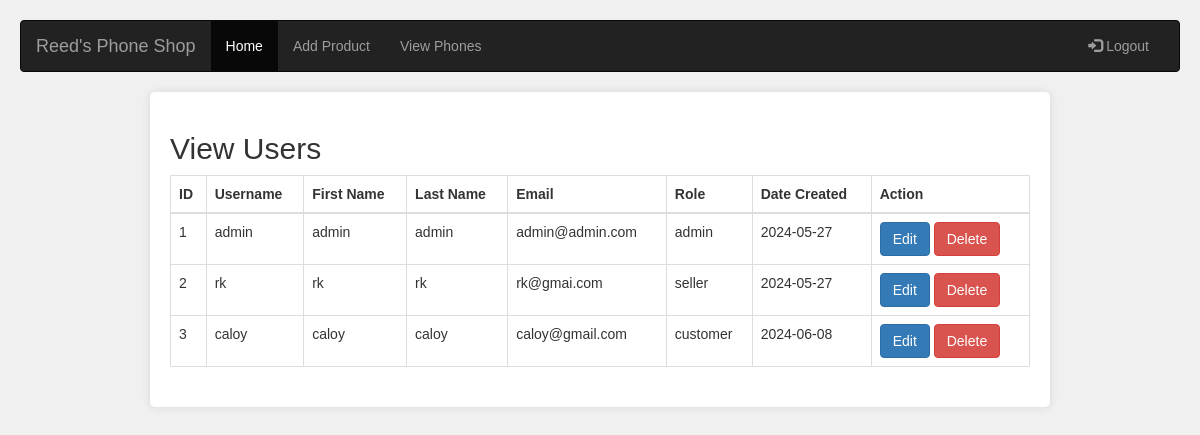
Screenshot of /admin/dashboard.php with the database file from the repository.
### tables this page shows
CREATE TABLE `users` (
  `id` int(11) NOT NULL,
  `username` varchar(255) NOT NULL,
  `fname` varchar(255) NOT NULL,
  `lname` varchar(255) NOT NULL,
  `password` varchar(255) NOT NULL,
  `email` varchar(255) NOT NULL,
  `role` enum('admin','seller','customer') NOT NULL,
  `date_created` date NOT NULL
);

### admin/dashboard.php (the view, shortened to what this page needs)
<!DOCTYPE html>
<html lang="en">
<head>
  <link rel="stylesheet" href="https://maxcdn.bootstrapcdn.com/bootstrap/3.4.1/css/bootstrap.min.css">
</head>
<body>
<nav class="navbar navbar-inverse">
  <div class="container-fluid">
    <div class="navbar-header">
      <a class="navbar-brand" href="dashboard.php">Reed's Phone Shop</a>
    </div>
    <div class="collapse navbar-collapse" id="myNavbar">
      <ul class="nav navbar-nav">
        <li class="active"><a href="dashboard.php">Home</a></li>
        <li><a href="add_phones.php">Add Product</a></li>
        <li><a href="view.php">View Phones</a></li>
      </ul>
      <ul class="nav navbar-nav navbar-right">
        <li><a href="../logout.php"><span class="glyphicon glyphicon-log-in"></span> Logout</a></li>
      </ul>
    </div>
  </div>
</nav>
<div class="container">
  <h2>View Users</h2>
  <?php
  include '../conn/config.php';
  $sql = "SELECT * FROM users";
  $result = mysqli_query($conn, $sql);
  if (mysqli_num_rows($result) > 0) {
      echo '<table class="table table-bordered">';
      echo '<thead>';
      echo '<tr>';
      echo '<th>ID</th>';
      echo '<th>Username</th>';
      echo '<th>First Name</th>';
      echo '<th>Last Name</th>';
      echo '<th>Email</th>';
      echo '<th>Role</th>';
      echo '<th>Date Created</th>';
      echo '<th>Action</th>';
      echo '</tr>';
      echo '</thead>';
      echo '<tbody>';
      while ($row = mysqli_fetch_assoc($result)) {
          echo '<tr>';
          echo '<td>' . $row["id"] . '</td>';
          echo '<td>' . $row["username"] . '</td>';
          echo '<td>' . $row["fname"] . '</td>';
          echo '<td>' . $row["lname"] . '</td>';
          echo '<td>' . $row["email"] . '</td>';
          echo '<td>' . $row["role"] . '</td>';
          echo '<td>' . $row["date_created"] . '</td>';
          echo '<td>';
          echo '<a href="#" data-toggle="modal" data-target="#editModal"
                  data-userid="' . $row["id"] . '"
                  data-username="' . $row["username"] . '"
                  data-fname="' . $row["fname"] . '"
                  data-lname="' . $row["lname"] . '"
                  data-email="' . $row["email"] . '"
                  data-role="' . $row["role"] . '"
                  class="btn btn-primary edit-button">Edit</a>';
          echo '<a href="#" data-toggle="modal" data-target="#deleteModal" data-userid="' . $row["id"] . '" class="btn btn-danger delete-button">Delete</a>';
          echo '</td>';
          echo '</tr>';
      }
      echo '</tbody>';
      echo '</table>';
  } else {
      echo "No records found";
  }
  ?>
</div>
</body>
</html>

### admin/dashboard.php (style rules this page uses)
body { font-family: Arial, sans-serif; background-color: #f0f0f0; margin: 0; padding: 20px; }
h2 { color: #333; }
.container { background-color: #fff; padding: 20px; border-radius: 5px; box-shadow: 0 0 10px rgba(0, 0, 0, 0.1); max-width: 900px; margin: 0 auto; }
.navbar { margin-bottom: 20px; }

### rows the page displays
users: id "1", username "admin", fname "admin", lname "admin", email "admin@admin.com", role "admin", date_created "2024-05-27"
users: id "2", username "rk", fname "rk", lname "rk", email "rk@gmai.com", role "seller", date_created "2024-05-27"
users: id "3", username "caloy", fname "caloy", lname "caloy", email "caloy@gmail.com", role "customer", date_created "2024-06-08"
